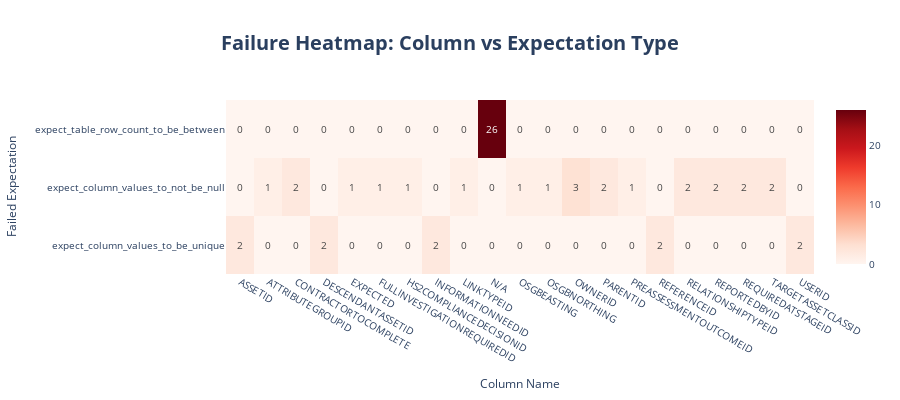

The code cell stored with this chart in its notebook:
### Code cell
# Step 13: Failure Heatmap - Visual Root Cause Analysis
print("\n" + "="*60)
print("🔥 FAILURE HEATMAP")
print("="*60)

if 'df_logs' in locals() and not df_logs.empty:
    failures = df_logs[df_logs['status'] == 'FAILED'].copy()
    
    if not failures.empty:
        # Extract failure details
        all_failures = []
        for _, row in failures.iterrows():
            file_name = row['file']
            details = row.get('details', {})
            failure_list = details.get('failures', [])
            
            for failure in failure_list[:10]:
                all_failures.append({
                    'file': file_name[:30] + '...' if len(file_name) > 30 else file_name,
                    'column': failure.get('column', 'Unknown'),
                    'expectation': failure.get('expectation', 'Unknown')[:40],
                    'severity': 'High' if failure.get('details', {}).get('unexpected_percent', 0) > 10 else 'Medium'
                })
        
        if all_failures:
            df_failures = pd.DataFrame(all_failures)
            
            # Create pivot for heatmap
            failure_matrix = df_failures.groupby(['column', 'expectation']).size().reset_index(name='count')
            pivot_data = failure_matrix.pivot_table(
                index='expectation', 
                columns='column', 
                values='count', 
                fill_value=0
            )
            
            # Create heatmap
            fig = go.Figure(data=go.Heatmap(
                z=pivot_data.values,
                x=pivot_data.columns,
                y=pivot_data.index,
                colorscale='Reds',
                text=pivot_data.values,
                texttemplate='%{text}',
                textfont={"size": 10},
                hovertemplate='Column: %{x}<br>Expectation: %{y}<br>Failures: %{z}<extra></extra>'
            ))
            
            fig.update_layout(
                title='<b>Failure Heatmap: Column vs Expectation Type</b>',
                title_font_size=20,
                title_x=0.5,
                xaxis_title='Column Name',
                yaxis_title='Failed Expectation',
                height=max(400, len(pivot_data) * 30),
                xaxis={'side': 'bottom'},
                font=dict(size=10)
            )
            
            fig.show()
            
            print("\n💡 Darker colors indicate more frequent failures")
        else:
            print("\n⚠️  No detailed failure information available.")
    else:
        print("\n✅ No failures to visualize!")
else:
    print("\n⚠️  No data available.")

### Figure 1 — Plotly figure (JSON) as saved in the notebook; plotly's stock layout.template omitted (floating-point values rounded to 4 significant figures)
{"data": [{"colorscale": [[0, "rgb(255,245,240)"], [0.125, "rgb(254,224,210)"], [0.25, "rgb(252,187,161)"], [0.375, "rgb(252,146,114)"], [0.5, "rgb(251,106,74)"], [0.625, "rgb(239,59,44)"], [0.75, "rgb(203,24,29)"], [0.875, "rgb(165,15,21)"], [1, "rgb(103,0,13)"]], "hovertemplate": "Column: %{x}<br>Expectation: %{y}<br>Failures: %{z}<extra></extra>", "text": [[2.0, 0.0, 0.0, 2.0, 0.0, 0.0, 0.0, 2.0, 0.0, 0.0, 0.0, 0.0, 0.0, 0.0, 0.0, 2.0, 0.0, 0.0, 0.0, 0.0, 2.0], [0.0, 1.0, 2.0, 0.0, 1.0, 1.0, 1.0, 0.0, 1.0, 0.0, 1.0, 1.0, 3.0, 2.0, 1.0, 0.0, 2.0, 2.0, 2.0, 2.0, 0.0], [0.0, 0.0, 0.0, 0.0, 0.0, 0.0, 0.0, 0.0, 0.0, 26.0, 0.0, 0.0, 0.0, 0.0, 0.0, 0.0, 0.0, 0.0, 0.0, 0.0, 0.0]], "textfont": {"size": 10}, "texttemplate": "%{text}", "type": "heatmap", "x": ["ASSETID", "ATTRIBUTEGROUPID", "CONTRACTORTOCOMPLETE", "DESCENDANTASSETID", "EXPECTED", "FULLINVESTIGATIONREQUIREDID", "HS2COMPLIANCEDECISIONID", "INFORMATIONNEEDID", "LINKTYPEID", "N/A", "OSGBEASTING", "OSGBNORTHING", "OWNERID", "PARENTID", "PREASSESSMENTOUTCOMEID", "REFERENCEID", "RELATIONSHIPTYPEID", "REPORTEDBYID", "REQUIREDATSTAGEID", "TARGETASSETCLASSID", "USERID"], "y": ["expect_column_values_to_be_unique", "expect_column_values_to_not_be_null", "expect_table_row_count_to_be_between"], "z": [[2.0, 0.0, 0.0, 2.0, 0.0, 0.0, 0.0, 2.0, 0.0, 0.0, 0.0, 0.0, 0.0, 0.0, 0.0, 2.0, 0.0, 0.0, 0.0, 0.0, 2.0], [0.0, 1.0, 2.0, 0.0, 1.0, 1.0, 1.0, 0.0, 1.0, 0.0, 1.0, 1.0, 3.0, 2.0, 1.0, 0.0, 2.0, 2.0, 2.0, 2.0, 0.0], [0.0, 0.0, 0.0, 0.0, 0.0, 0.0, 0.0, 0.0, 0.0, 26.0, 0.0, 0.0, 0.0, 0.0, 0.0, 0.0, 0.0, 0.0, 0.0, 0.0, 0.0]]}], "layout": {"font": {"size": 10}, "height": 400, "title": {"font": {"size": 20}, "text": "<b>Failure Heatmap: Column vs Expectation Type</b>", "x": 0.5}, "xaxis": {"side": "bottom", "title": {"text": "Column Name"}}, "yaxis": {"title": {"text": "Failed Expectation"}}}}
